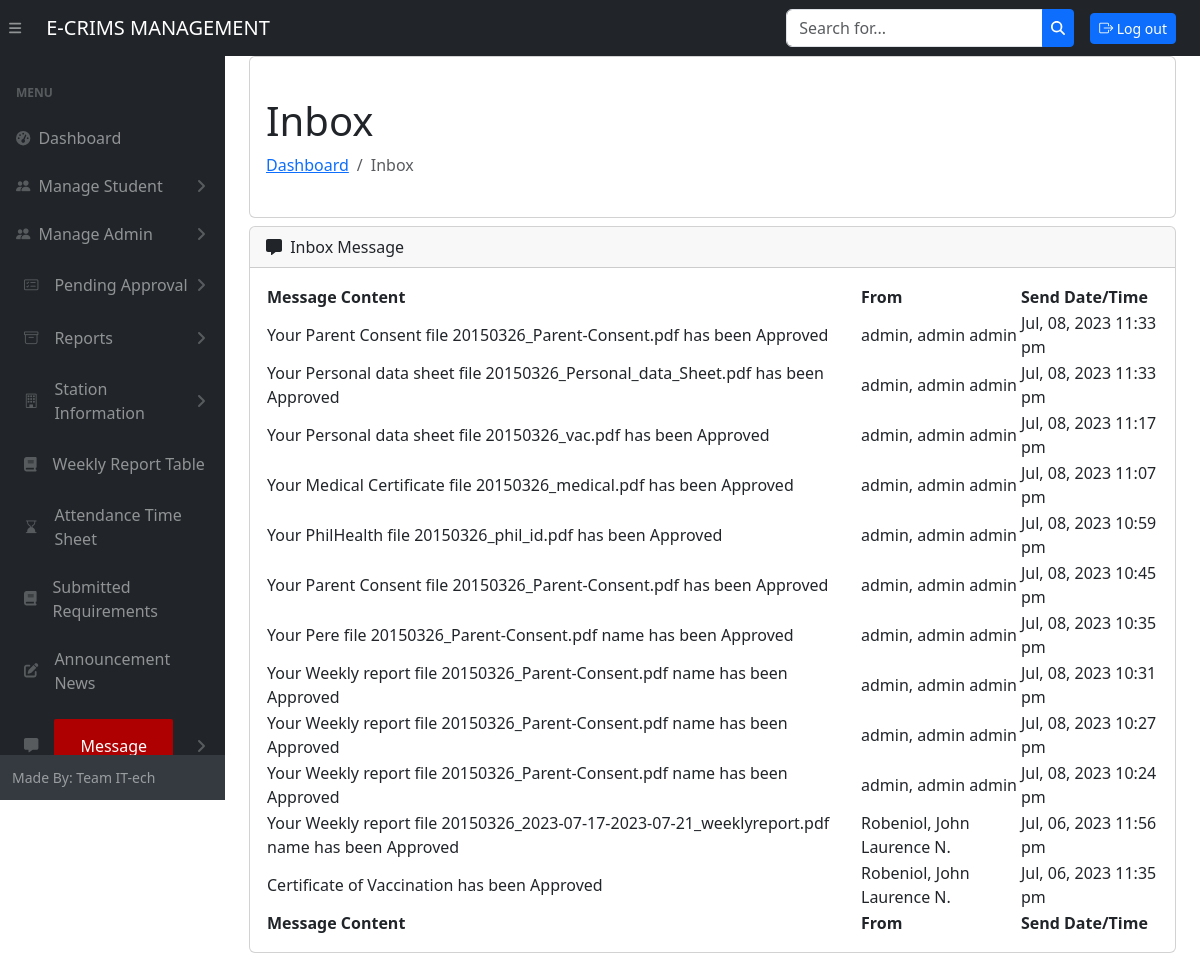
Page /admin/inbox.php (signed in) on the committed database.
### tables this page shows
CREATE TABLE `message_db` (
  `message_id` int(20) NOT NULL,
  `user_id` int(20) NOT NULL,
  `send_to_id` int(20) NOT NULL,
  `message_content` varchar(255) NOT NULL,
  `is_read` int(10) NOT NULL,
  `message_time_date` datetime NOT NULL DEFAULT current_timestamp()
);

CREATE TABLE `admin_db` (
  `admin_id` int(11) NOT NULL,
  `admin_fname` varchar(250) NOT NULL,
  `admin_lname` varchar(250) NOT NULL,
  `admin_mname` varchar(250) NOT NULL,
  `admin_sname` varchar(20) NOT NULL,
  `admin_position` varchar(255) NOT NULL,
  `admin_email` varchar(255) NOT NULL,
  `admin_password` varchar(255) NOT NULL,
  `status` int(11) NOT NULL,
  `time_date` datetime NOT NULL DEFAULT current_timestamp()
);

CREATE TABLE `student_enroll` (
  `id` int(10) NOT NULL,
  `last_name` varchar(50) NOT NULL,
  `first_name` varchar(50) NOT NULL,
  `middle_name` varchar(50) NOT NULL,
  `suffix_name` varchar(10) NOT NULL,
  `email` varchar(250) NOT NULL,
  `password` varchar(50) NOT NULL,
  `status` varchar(11) NOT NULL,
  `time_date` datetime NOT NULL DEFAULT current_timestamp()
);

### admin/inbox.php (the view, shortened to what this page needs)
<!DOCTYPE html>
<html lang="en">
<head>
    <?php include 'head.php' ?>
</head>
<body class="sb-nav-fixed">
    <?php include 'header.php' ?>
    <div id="layoutSidenav">
        <?php include 'nav.php' ?>
        <div id="layoutSidenav_content">
            <main>
                <div class="container-fluid px-4">
                    <div class="card bg-white mb-2">
                        <div class="card-body">
                            <div class="align-self-center">
                                <h1 class="mt-4">Inbox</h1>
                                <ol class="breadcrumb mb-4">
                                    <li class="breadcrumb-item"><a href="index.php">Dashboard</a></li>
                                    <li class="breadcrumb-item active">Inbox</li>
                                </ol>
                            </div>
                        </div>
                    </div>
                    <div class="card mb-4">
                        <div class="card-header">
                            <i class="fas fa-message me-1"></i>
                            Inbox Message
                        </div>
                        <div class="card-body">
                            <div class="table-responsive">
                                <table id="datatablesSimple">
                                <thead>
                                    <tr>
                                        <th class="cell">Message Content</th>
                                        <th class="cell">From</th>
                                        <th class="cell">Send Date/Time</th>
                                    </tr>
                                </thead>
                                <tfoot>
                                    <tr>
                                        <th class="cell">Message Content</th>
                                        <th class="cell">From</th>
                                        <th class="cell">Send Date/Time</th>
                                    </tr>
                                </tfoot>
                                <tbody>
                                    <?php
                                    include 'db_connect.php';
                                    $user = $_SESSION["user"];
                                    $sql1 = "SELECT * from message_db JOIN admin_db on message_db.user_id=admin_db.admin_id  where message_db.send_to_id=$user ORDER BY message_time_date DESC";
                                    $result1 = $mysqli->query($sql1);
                                    while ($row1 = $result1->fetch_assoc()) {
                                        echo "
                                        <tr>
                                        <td>$row1[message_content]</td>
                                        <td>$row1[admin_lname], $row1[admin_fname] $row1[admin_mname] $row1[admin_sname]</td>
                                        <td>".date( "M, d, Y g:i a" ,strtotime($row1['message_time_date']))."</td>
                                        </tr>
                                        ";
                                    }
                                    $sql = "SELECT * from message_db JOIN student_enroll on message_db.user_id=student_enroll.id  where message_db.send_to_id=$user ORDER BY message_time_date DESC";
                                    $result = $mysqli->query($sql);
                                    while ($row = $result->fetch_assoc()) {
                                        echo "
                                        <tr>
                                        <td>$row[message_content]</td>
                                        <td>$row[last_name], $row[first_name] $row[middle_name] $row[suffix_name]</td>
                                        <td>".date( "M, d, Y g:i a" ,strtotime($row['message_time_date']))."</td>
                                        </tr>
                                        ";
                                    }
                                    ?>
                                </tbody>
                            </table>
                            </div>
                        </div>
                    </div>
                </div>
            </main>
        </div>
    </div>
    <?php include 'script.php' ?>
</body>
</html>

### rows in the picture
message_db: message_content "Your Parent Consent file 20150326_Parent-Consent.pdf has been Approved", admin_db.admin_lname "admin", admin_db.admin_fname "admin", admin_db.admin_mname "admin", message_time_date "Jul, 08, 2023 11:33 pm"
message_db: message_content "Your Personal data sheet file 20150326_Personal_data_Sheet.pdf has been Approved", admin_db.admin_lname "admin", admin_db.admin_fname "admin", admin_db.admin_mname "admin", message_time_date "Jul, 08, 2023 11:33 pm"
message_db: message_content "Your Personal data sheet file 20150326_vac.pdf has been Approved", admin_db.admin_lname "admin", admin_db.admin_fname "admin", admin_db.admin_mname "admin", message_time_date "Jul, 08, 2023 11:17 pm"
message_db: message_content "Your Medical Certificate file 20150326_medical.pdf has been Approved", admin_db.admin_lname "admin", admin_db.admin_fname "admin", admin_db.admin_mname "admin", message_time_date "Jul, 08, 2023 11:07 pm"
message_db: message_content "Your PhilHealth file 20150326_phil_id.pdf has been Approved", admin_db.admin_lname "admin", admin_db.admin_fname "admin", admin_db.admin_mname "admin", message_time_date "Jul, 08, 2023 10:59 pm"
message_db: message_content "Your Parent Consent file 20150326_Parent-Consent.pdf has been Approved", admin_db.admin_lname "admin", admin_db.admin_fname "admin", admin_db.admin_mname "admin", message_time_date "Jul, 08, 2023 10:45 pm"
message_db: message_content "Your Pere file 20150326_Parent-Consent.pdf name has been Approved", admin_db.admin_lname "admin", admin_db.admin_fname "admin", admin_db.admin_mname "admin", message_time_date "Jul, 08, 2023 10:35 pm"
message_db: message_content "Your Weekly report file 20150326_Parent-Consent.pdf name has been Approved", admin_db.admin_lname "admin", admin_db.admin_fname "admin", admin_db.admin_mname "admin", message_time_date "Jul, 08, 2023 10:31 pm"
message_db: message_content "Your Weekly report file 20150326_Parent-Consent.pdf name has been Approved", admin_db.admin_lname "admin", admin_db.admin_fname "admin", admin_db.admin_mname "admin", message_time_date "Jul, 08, 2023 10:27 pm"
message_db: message_content "Your Weekly report file 20150326_Parent-Consent.pdf name has been Approved", admin_db.admin_lname "admin", admin_db.admin_fname "admin", admin_db.admin_mname "admin", message_time_date "Jul, 08, 2023 10:24 pm"
message_db: message_content "Your Weekly report file 20150326_2023-07-17-2023-07-21_weeklyreport.pdf name has been Approved", student_enroll.last_name "Robeniol", student_enroll.first_name "John Laurence", student_enroll.middle_name "N.", message_time_date "Jul, 06, 2023 11:56 pm"
message_db: message_content "Certificate of Vaccination has been Approved", student_enroll.last_name "Robeniol", student_enroll.first_name "John Laurence", student_enroll.middle_name "N.", message_time_date "Jul, 06, 2023 11:35 pm"
